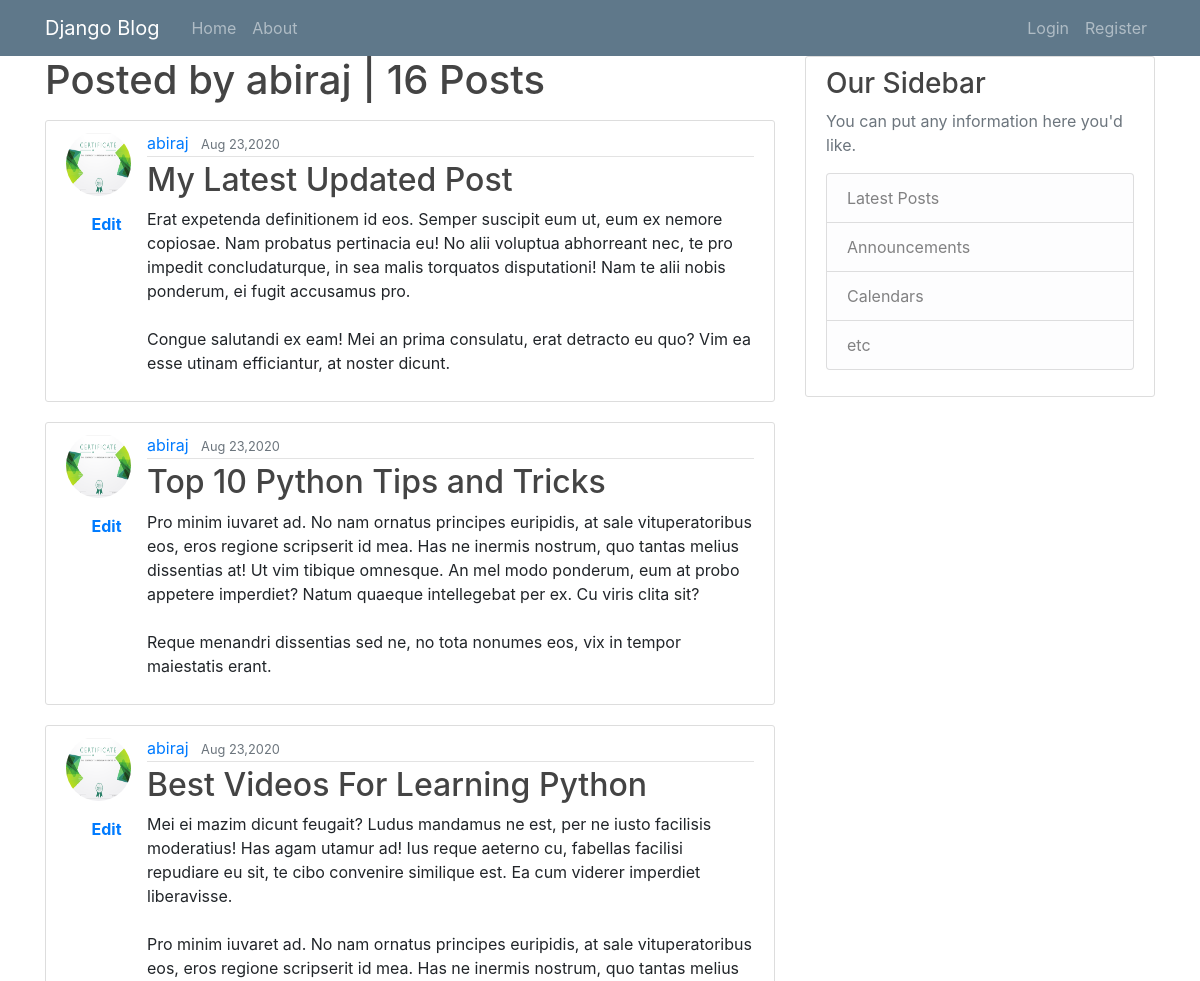
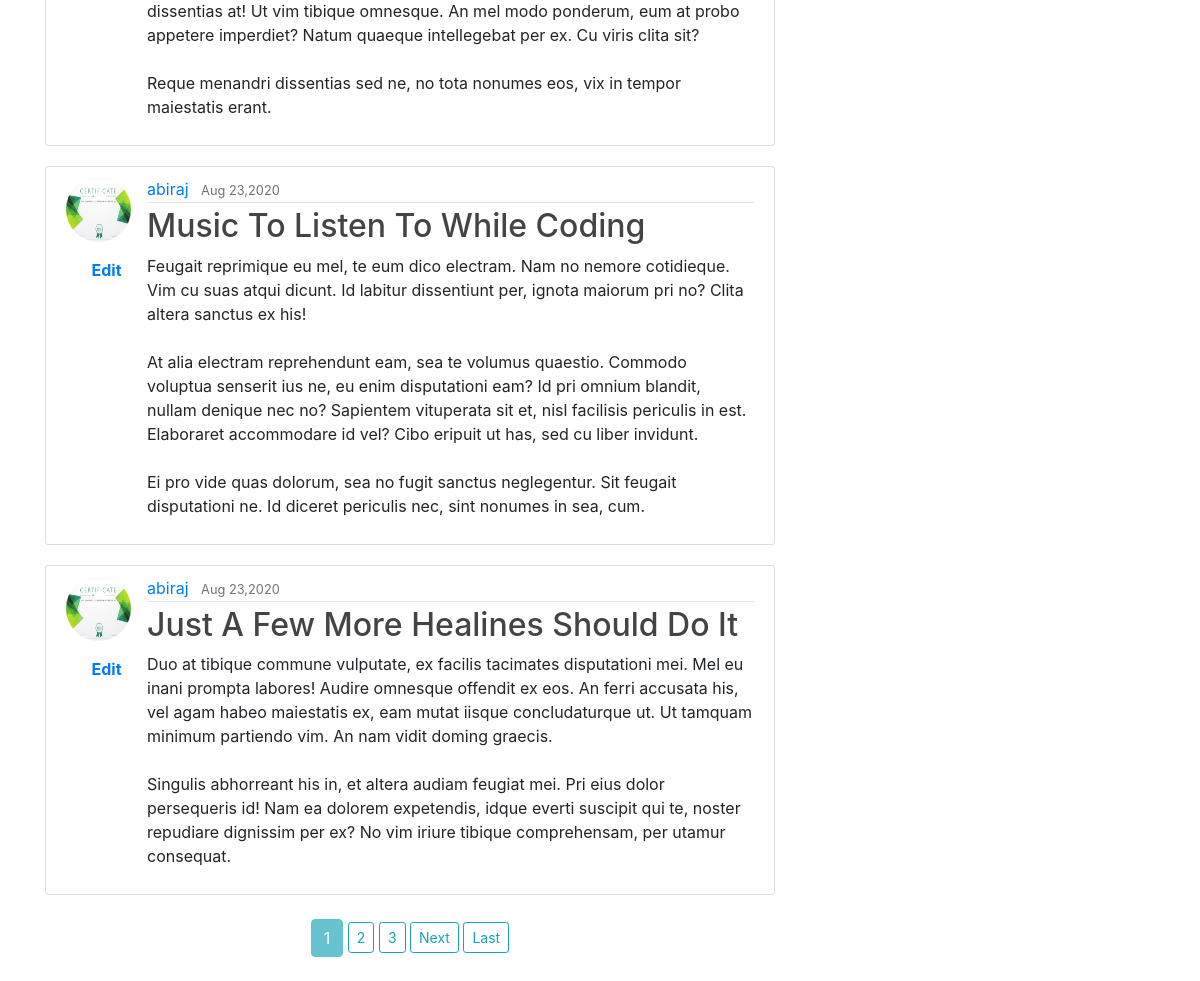
Page /blog/abiraj/posts on the committed database (2 pictures, top to bottom).
### blog/models.py (models this page shows, shortened)
class Post(models.Model):
	title = models.CharField(max_length =100)
	content = models.TextField()
	date_posted = models.DateTimeField(default=timezone.now)
	author = models.ForeignKey(User, on_delete=models.CASCADE)

### users/models.py (models this page shows, shortened)
class Profile(models.Model):
	user = models.OneToOneField(User,on_delete= models.CASCADE)
	image = models.ImageField(default='default.png',upload_to='profile_pics')

### blog/views.py (the view)
# urls.py: path('<str:username>/posts',views.UserPostListView.as_view(),name='userposts'),
class UserPostListView(ListView):
	model=Post
	template_name='blog/user_posts.html'
	context_object_name='posts'
	paginate_by=5
	def get_queryset(self):
		user = get_object_or_404(User,username=self.kwargs.get('username'))
		return Post.objects.filter(author=user).order_by('-date_posted')

### blog/templates/blog/user_posts.html (shortened to what this page needs)
{% extends 'blog/__base.html'%}
{% block content %}
<h1 class="mb-3">Posted by {{view.kwargs.username}} | {{page_obj.paginator.count}} Posts</h1>
{% if posts %}
{% for post in posts %}
	<article class="media content-section">
		<div class="d-flex flex-column align-middle">
			<img class="rounded-circle article-img "src="{{ post.author.profile.image.url }}">
			{% if post.author %}
				<div class="d-block w-100 text-center mt-2">
					<a class="nav-link alert-link" href="{% url 'blog:update' post.id %}">Edit</a>
				</div>
			{% endif %}
		</div>
	  <div class="media-body">
	    <div class="article-metadata">
	      <a class="mr-2" href="{% url 'blog:userposts' post.author.username %}">{{ post.author }}</a>
	      <small class="text-muted">{{ post.date_posted  |date:"M d,Y" }}</small>
	    </div>
	    <h2><a class="article-title" href="{% url 'blog:detail' post.pk  %}">{{ post.title }}</a></h2>
	    <p class="article-content">{{ post.content }}</p>
	  </div>
	</article>
	{%endfor%}
	{%endif%}
	<div class="paging mt-4 mb-4 text-center w-100">
		{% if is_paginated %}
			{% for num in page_obj.paginator.page_range %}
				{% if num == page_obj.number %}
					<a class="btn  btn-info disabled" href="?page={{num}}">{{num}}</a>
				{% elif num > page_obj.number|add:'-3' and num < page_obj.number|add:'3' %}
					<a class="btn btn-sm btn-outline-info" href="?page={{num}}">{{num}}</a>
				{%endif %}
			{% endfor %}
			{% if page_obj.has_next %}
				<a class="btn btn-sm btn-outline-info" href="?page={{page_obj.next_page_number}}">Next</a>
				<a class="btn btn-sm btn-outline-info" href="?page={{page_obj.paginator.num_pages}}">Last</a>
			{% endif %}
		{% endif %}
	</div>
{% endblock content %}

### blog/static/blog/css/main.css (style rules this page uses)
body { background: #fafafa; color: #333333; margin-top: 5rem; }
h1, h2, h3, h4, h5, h6 { color: #444444; }
.content-section { background: #ffffff; padding: 10px 20px; border: 1px solid #dddddd; border-radius: 3px; margin-bottom: 20px; }
.article-title { color: #444444; }
.article-content { white-space: pre-line; }
.article-img { height: 65px; width: 65px; margin-right: 16px; }
.article-metadata { padding-bottom: 1px; margin-bottom: 4px; border-bottom: 1px solid #e3e3e3 }

### rows in the picture
Post: author.profile.image (picture), shows "Edit", author "abiraj", date_posted "Aug 23,2020", title "My Latest Updated Post", content "Erat expetenda definitionem id eos. Semper suscipit eum ut, eum ex nemore copiosae. Nam probatus pertinacia eu! No alii voluptua abhorreant nec, te pro impedit concludaturque, in sea malis torquatos disputationi! Nam te alii nobis ponderum, ei fugit accusamus pro. Congue salutandi ex eam! Mei an prima consulatu, erat detracto eu quo? Vim ea esse utinam efficiantur, at noster dicunt."
Post: author.profile.image (picture), shows "Edit", author "abiraj", date_posted "Aug 23,2020", title "Top 10 Python Tips and Tricks", content "Pro minim iuvaret ad. No nam ornatus principes euripidis, at sale vituperatoribus eos, eros regione scripserit id mea. Has ne inermis nostrum, quo tantas melius dissentias at! Ut vim tibique omnesque. An mel modo ponderum, eum at probo appetere imperdiet? Natum quaeque intellegebat per ex. Cu viris clita sit? Reque menandri dissentias sed ne, no tota nonumes eos, vix in tempor maiestatis erant."
Post: author.profile.image (picture), shows "Edit", author "abiraj", date_posted "Aug 23,2020", title "Best Videos For Learning Python", content "Mei ei mazim dicunt feugait? Ludus mandamus ne est, per ne iusto facilisis moderatius! Has agam utamur ad! Ius reque aeterno cu, fabellas facilisi repudiare eu sit, te cibo convenire similique est. Ea cum viderer imperdiet liberavisse. Pro minim iuvaret ad. No nam ornatus principes euripidis, at sale vituperatoribus eos, eros regione scripserit id mea. Has ne inermis nostrum, quo tantas melius dissentias at! Ut vim tibique omnesque. An mel modo ponderum, eum at probo appetere imperdiet? Natum quaeque intellegebat per ex. Cu viris clita sit? Reque menandri dissentias sed ne, no tota nonumes eos, vix in tempor maiestatis erant."
Post: author.profile.image (picture), shows "Edit", author "abiraj", date_posted "Aug 23,2020", title "Music To Listen To While Coding", content "Feugait reprimique eu mel, te eum dico electram. Nam no nemore cotidieque. Vim cu suas atqui dicunt. Id labitur dissentiunt per, ignota maiorum pri no? Clita altera sanctus ex his! At alia electram reprehendunt eam, sea te volumus quaestio. Commodo voluptua senserit ius ne, eu enim disputationi eam? Id pri omnium blandit, nullam denique nec no? Sapientem vituperata sit et, nisl facilisis periculis in est. Elaboraret accommodare id vel? Cibo eripuit ut has, sed cu liber invidunt. Ei pro vide quas dolorum, sea no fugit sanctus neglegentur. Sit feugait disputationi ne. Id diceret periculis nec, sint nonumes in sea, cum."
Post: author.profile.image (picture), shows "Edit", author "abiraj", date_posted "Aug 23,2020", title "Just A Few More Healines Should Do It", content "Duo at tibique commune vulputate, ex facilis tacimates disputationi mei. Mel eu inani prompta labores! Audire omnesque offendit ex eos. An ferri accusata his, vel agam habeo maiestatis ex, eam mutat iisque concludaturque ut. Ut tamquam minimum partiendo vim. An nam vidit doming graecis. Singulis abhorreant his in, et altera audiam feugiat mei. Pri eius dolor persequeris id! Nam ea dolorem expetendis, idque everti suscipit qui te, noster repudiare dignissim per ex? No vim iriure tibique comprehensam, per utamur consequat."

### other values in the picture
{{ view.kwargs.username }} "abiraj"
{{ page_obj.paginator.count }} "16"
{{ num }} "1"
{{ num }} "2" "3"
